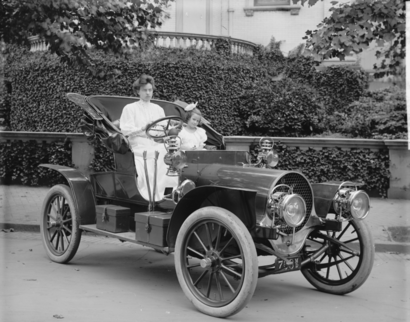
#> input picture docs/articulo/sample-franklin.png, 410 x 322 px; its folder holds only this picture in this run
$ python generate_clahe_figure.py --image ../docs/articulo/sample-franklin.png
#> lines starting #> are read from the running program, lines starting #| are printed output that depends on the picture
#> in main, original is the input picture: shape (322, 410); min 13, max 242, mean 105.4
### src/utils/degradation.py
"""
Módulo para simular problemas de visualización en radiografías.

Este módulo contiene funciones para degradar imágenes de manera controlada,
simulando problemas que ocurren naturalmente en la adquisición de radiografías
y que son aptos para ser corregidos con técnicas de mejora de contraste como CLAHE.

Tipos de degradación implementados:
- Bajo contraste: Compresión del rango dinámico
- Subexposición: Imagen oscurecida
- Sobreexposición: Imagen sobreiluminada
- Contraste local pobre: Pérdida de detalles finos
- Histograma sesgado: Distribución no uniforme de intensidades
"""

from typing import Tuple, Optional, Union, Dict, List
from enum import Enum
import numpy as np
from numpy.typing import NDArray
import cv2


class DegradationType(Enum):
    """Tipos de degradación disponibles."""
    LOW_CONTRAST = "low_contrast"
    UNDEREXPOSURE = "underexposure"
    OVEREXPOSURE = "overexposure"
    POOR_LOCAL_CONTRAST = "poor_local_contrast"
    SKEWED_HISTOGRAM = "skewed_histogram"


def apply_low_contrast(
    image: NDArray[np.uint8],
    factor: float = 0.5
) -> NDArray[np.uint8]:
    """
    Aplica degradación de bajo contraste comprimiendo el rango dinámico.

    Simula una imagen "lavada" o plana donde los detalles son difíciles
    de distinguir debido a la falta de diferencia entre tonos.

    Args:
        image: Imagen en escala de grises (uint8).
        factor: Factor de compresión (0.0-1.0). Menor = más degradación.
                0.5 significa que el rango se reduce a la mitad.

    Returns:
        Imagen degradada con bajo contraste.

    Examples:
        >>> img = cv2.imread('radiografia.png', cv2.IMREAD_GRAYSCALE)
        >>> degraded = apply_low_contrast(img, factor=0.4)
    """
#> called with factor = 0.45
    if factor <= 0 or factor > 1:
        raise ValueError(f"factor debe estar en (0, 1], pero es {factor}")

    # Convertir a float para operaciones
    img_float = image.astype(np.float64)

    # Calcular el centro del rango (hacia donde comprimir)
    center = 128.0

    # Comprimir hacia el centro
    result = center + (img_float - center) * factor
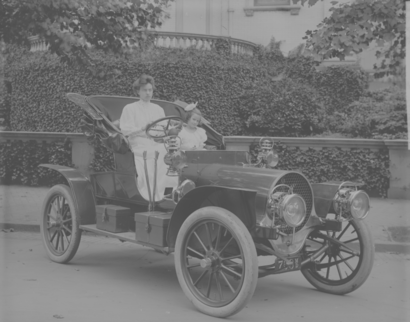
#> result: shape (322, 410) float64; min 76.25, max 179.3, mean 117.8

    return np.clip(result, 0, 255).astype(np.uint8)


# [344 lines left out: functions apply_underexposure, apply_overexposure, apply_poor_local_contrast, apply_skewed_histogram, apply_degradation, apply_random_degradation and 2 more, not called in this run]

### src/clahe/processor.py
"""
Procesador CLAHE (Contrast Limited Adaptive Histogram Equalization).

CLAHE es una técnica de mejora de contraste adaptativa que divide la imagen
en regiones y aplica ecualización de histograma con límite de contraste.
"""

from typing import Tuple, Optional, Union
import numpy as np
from numpy.typing import NDArray
import cv2


class CLAHEProcessor:
    """
    Procesador CLAHE para mejora de contraste en imágenes médicas.

    CLAHE mejora el contraste local de la imagen dividiendo en regiones
    (tiles) y aplicando ecualización de histograma con límite de contraste
    para evitar sobre-amplificación de ruido.

    Attributes:
        rx: Número de regiones en dirección horizontal.
        ry: Número de regiones en dirección vertical.
        clip_limit: Límite de contraste para recorte de histograma.
                   Valores típicos: 1.0 a 4.0.

    Examples:
        >>> import numpy as np
        >>> processor = CLAHEProcessor(rx=8, ry=8, clip_limit=2.0)
        >>> image = np.random.randint(0, 256, (512, 512), dtype=np.uint8)
        >>> enhanced = processor.process(image)
        >>> print(f"Imagen original: {image.shape}, mejorada: {enhanced.shape}")
    """

    def __init__(
        self,
        rx: int = 8,
        ry: int = 8,
        clip_limit: float = 2.0
    ):
        """
        Inicializa el procesador CLAHE.

        Args:
            rx: Número de tiles en dirección horizontal (columnas).
                Valores típicos: 2 a 16.
            ry: Número de tiles en dirección vertical (filas).
                Valores típicos: 2 a 16.
            clip_limit: Límite de contraste normalizado.
                       1.0 = sin límite, valores más altos = mayor contraste.
                       Valores típicos: 1.0 a 4.0.

        Raises:
            ValueError: Si los parámetros están fuera de rango válido.
        """
        if rx < 2 or rx > 64:
            raise ValueError(f"rx debe estar entre 2 y 64, pero es {rx}")

        if ry < 2 or ry > 64:
            raise ValueError(f"ry debe estar entre 2 y 64, pero es {ry}")

        if clip_limit < 1.0 or clip_limit > 10.0:
            raise ValueError(
                f"clip_limit debe estar entre 1.0 y 10.0, pero es {clip_limit}"
            )

        self.rx = int(rx)
        self.ry = int(ry)
        self.clip_limit = float(clip_limit)

        # Crear objeto CLAHE de OpenCV
        self._clahe = cv2.createCLAHE(
            clipLimit=self.clip_limit,
            tileGridSize=(self.rx, self.ry)
        )

    def process(self, image: NDArray[np.uint8]) -> NDArray[np.uint8]:
        """
        Aplica CLAHE a una imagen en escala de grises.

        Args:
            image: Imagen en escala de grises (2D) de tipo uint8.

        Returns:
            Imagen mejorada con el mismo tamaño y tipo que la entrada.

        Raises:
            ValueError: Si la imagen no es 2D o no es uint8.

        Examples:
            >>> import numpy as np
            >>> processor = CLAHEProcessor(rx=8, ry=8, clip_limit=2.0)
            >>> image = np.random.randint(50, 150, (256, 256), dtype=np.uint8)
            >>> enhanced = processor.process(image)
            >>> # La imagen mejorada tiene mejor contraste local
        """
        if image.ndim != 2:
            raise ValueError(
                f"La imagen debe ser 2D (escala de grises), "
                f"pero tiene {image.ndim} dimensiones"
            )

        if image.dtype != np.uint8:
            raise ValueError(
                f"La imagen debe ser de tipo uint8, pero es {image.dtype}"
            )

        # Aplicar CLAHE
        enhanced = self._clahe.apply(image)

        return enhanced

    # [187 lines left out: functions process_with_mask, update_parameters, get_parameters, get_parameter_ranges, get_default_parameters, __repr__ and 2 more, not called in this run]

### src/metrics/entropy.py
"""
Cálculo de la entropía de Shannon para imágenes.

La entropía mide la cantidad de información contenida en una imagen.
Una mayor entropía indica mayor cantidad de información y detalles.
"""

from typing import Union
import numpy as np
from numpy.typing import NDArray


def calculate_entropy(image: NDArray[np.uint8]) -> float:
    """
    Calcula la entropía de Shannon de una imagen.

    La entropía se calcula usando la fórmula:
    H = -Σ(p_i × log2(p_i))

    donde p_i es la probabilidad del i-ésimo nivel de gris.

    Args:
        image: Imagen en escala de grises como array de NumPy.
               Debe ser de tipo uint8 con valores entre 0 y 255.

    Returns:
        Valor de entropía en bits. Un valor más alto indica mayor
        cantidad de información en la imagen.

    Raises:
        ValueError: Si la imagen no es 2D o no tiene el tipo correcto.

    Examples:
        >>> import numpy as np
        >>> # Imagen uniforme (baja entropía)
        >>> uniform_img = np.ones((100, 100), dtype=np.uint8) * 128
        >>> entropy_uniform = calculate_entropy(uniform_img)
        >>> print(f"Entropía uniforme: {entropy_uniform:.4f}")

        >>> # Imagen con ruido (alta entropía)
        >>> noise_img = np.random.randint(0, 256, (100, 100), dtype=np.uint8)
        >>> entropy_noise = calculate_entropy(noise_img)
        >>> print(f"Entropía con ruido: {entropy_noise:.4f}")
    """
    if image.ndim != 2:
        raise ValueError(f"La imagen debe ser 2D, pero tiene {image.ndim} dimensiones")

    if image.dtype != np.uint8:
        raise ValueError(f"La imagen debe ser de tipo uint8, pero es {image.dtype}")

    # Calcular histograma normalizado (probabilidades)
    histogram, _ = np.histogram(image, bins=256, range=(0, 256))

    # Normalizar el histograma para obtener probabilidades
    histogram = histogram.astype(np.float64)
    histogram = histogram / histogram.sum()

    # Eliminar bins con probabilidad cero (log de cero no está definido)
    histogram = histogram[histogram > 0]

    # Calcular entropía: H = -Σ(p_i × log2(p_i))
    entropy = -np.sum(histogram * np.log2(histogram))

    return float(entropy)


# [72 lines left out: functions calculate_entropy_normalized, calculate_local_entropy, not called in this run]

### scripts/generate_clahe_figure.py
"""
Genera la figura comparativa de mejora de contraste del Capítulo 2:
imagen de entrada (bajo contraste) vs. HE global vs. CLAHE, con sus
histogramas y entropías. Sobre el panel CLAHE se superpone la grilla
de regiones contextuales (R_x x R_y).

Salidas:
  docs/libro/Figures/capitulo2/clahe_comparacion.pdf
  docs/libro/Figures/capitulo2/clahe_comparacion.png

Uso:
    python scripts/generate_clahe_figure.py [--image data/original/114.jpg]
"""

import sys
import argparse
from pathlib import Path

PROJECT_ROOT = str(Path(__file__).parent.parent)
sys.path.insert(0, PROJECT_ROOT)

import numpy as np
import cv2
import matplotlib
matplotlib.use('Agg')
import matplotlib.pyplot as plt

from src.clahe.processor import CLAHEProcessor
from src.utils.degradation import apply_low_contrast
from src.metrics.entropy import calculate_entropy

COL_HIST = '#20606e'
COL_GRID = '#c8a415'

RX, RY, CLIP = 8, 8, 2.0


def main():
    parser = argparse.ArgumentParser(description='Figura HE vs CLAHE (Cap. 2)')
    parser.add_argument('--image', default='data/original/114.jpg')
    args = parser.parse_args()

    original = cv2.imread(args.image, cv2.IMREAD_GRAYSCALE)
    if original is None:
        raise FileNotFoundError(f"No se pudo cargar {args.image}")

    # Entrada con bajo contraste (escenario del problema)
    entrada = apply_low_contrast(original, factor=0.45)

    # Mejoras: HE global y CLAHE
    he = cv2.equalizeHist(entrada)
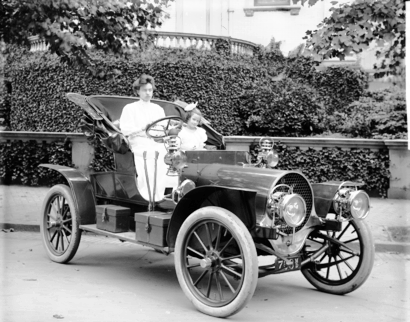
#> he: shape (322, 410); min 0, max 255, mean 129.1
    clahe = CLAHEProcessor(rx=RX, ry=RY, clip_limit=CLIP).process(entrada)
#> in process, `enhanced = self._clahe.apply(image)`:
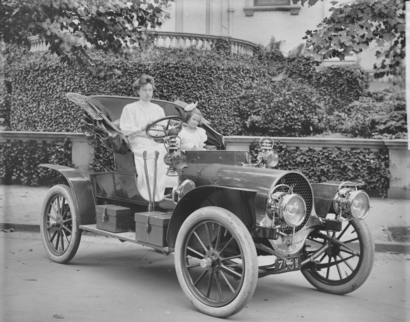
#> enhanced: shape (322, 410); min 34, max 227, mean 123.9

    paneles = [
        ('Entrada (bajo contraste)', entrada, False),
        ('HE (ecualización global)', he, False),
        (f'CLAHE ($R_x = R_y = {RX}$, $C = {CLIP}$)', clahe, True),
    ]

    # La altura de la figura se ajusta a la relación de aspecto real de la
    # ortopantomografía (~2.9:1) para que no queden huecos entre filas
    fig, axes = plt.subplots(2, 3, figsize=(11.5, 3.0),
                             gridspec_kw={'height_ratios': [1.15, 0.85],
                                          'hspace': 0.35, 'wspace': 0.12})

    for col, (titulo, img, con_grilla) in enumerate(paneles):
        # Fila superior: imagen
        ax = axes[0, col]
        ax.imshow(img, cmap='gray', vmin=0, vmax=255, aspect='auto')
        ax.set_title(titulo, fontsize=10.5)
        ax.set_xticks([]); ax.set_yticks([])

        # Grilla de regiones contextuales sobre el panel CLAHE
        if con_grilla:
            h, w = img.shape
            for i in range(1, RX):
                ax.axvline(w * i / RX, color=COL_GRID, lw=0.7, alpha=0.8)
            for j in range(1, RY):
                ax.axhline(h * j / RY, color=COL_GRID, lw=0.7, alpha=0.8)
            ax.text(0.02, 0.04, f'{RX}×{RY} regiones contextuales',
                    transform=ax.transAxes, fontsize=8, color=COL_GRID,
                    bbox=dict(boxstyle='round,pad=0.25', fc='black', alpha=0.55))

        # Fila inferior: histograma + entropía
        axh = axes[1, col]
        axh.hist(img.ravel(), bins=256, range=(0, 255), color=COL_HIST)
        axh.set_xlim(0, 255)
        axh.set_yticks([])
        axh.tick_params(labelsize=7)
        axh.set_xlabel('Nivel de gris', fontsize=8)
        if col == 0:
            axh.set_ylabel('Frecuencia', fontsize=8)
        H = calculate_entropy(img)
        axh.text(0.97, 0.88, f'$H = {H:.3f}$ bits', transform=axh.transAxes,
                 ha='right', va='top', fontsize=9)
#> this loop made 3 passes
#> (titulo, con_grilla, h, w, entropy in calculate_entropy, H) on pass 3: ('CLAHE ($R_x = R_y = 8$, $C = 2.0$)', True, 322, 410, 7.43, 7.43)

    out_dir = Path(PROJECT_ROOT) / 'docs' / 'libro' / 'Figures' / 'capitulo2'
    out_dir.mkdir(parents=True, exist_ok=True)
    fig.savefig(out_dir / 'clahe_comparacion.pdf', bbox_inches='tight')
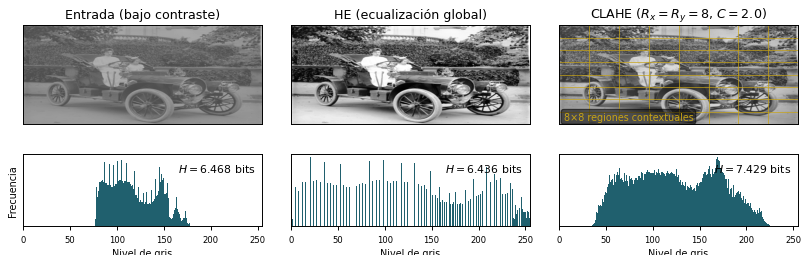
#> figure drawn by matplotlib, 6 panels
    fig.savefig(out_dir / 'clahe_comparacion.png', dpi=200, bbox_inches='tight')
    plt.close(fig)
    print(f"Figura generada en {out_dir}")


if __name__ == '__main__':
    main()

$ run again, on docs/evaluacion/screening/hojas_contacto/hoja_01.png
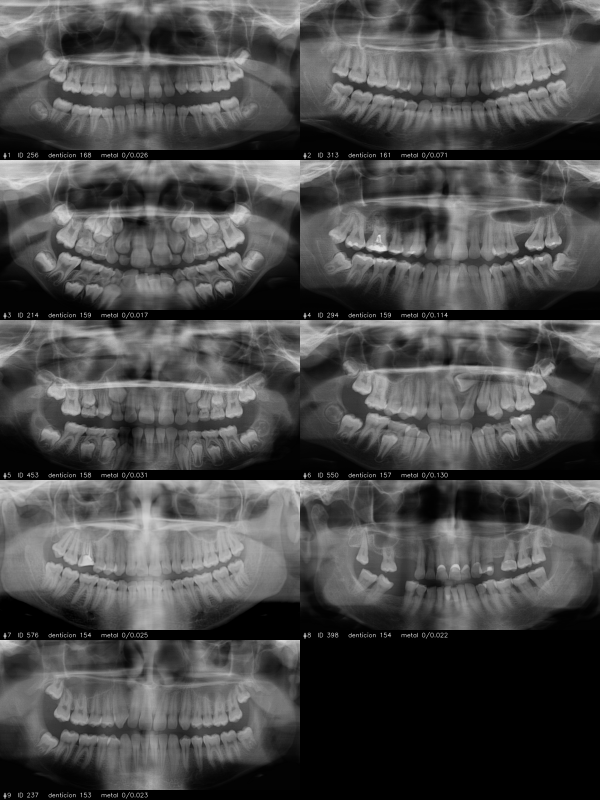
#> input picture docs/evaluacion/screening/hojas_contacto/hoja_01.png, 1800 x 2400 px (shown at 1/3 size)
#> in main, original is the input picture: shape (2400, 1800); min 0, max 255, mean 75
#> in main, `he = cv2.equalizeHist(entrada)`:
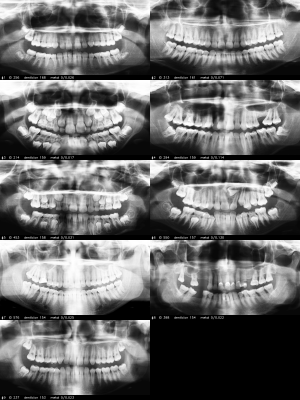
#> he: shape (2400, 1800) (shown at 1/6 size); min 0, max 255, mean 108.9
#> in process, `enhanced = self._clahe.apply(image)`:
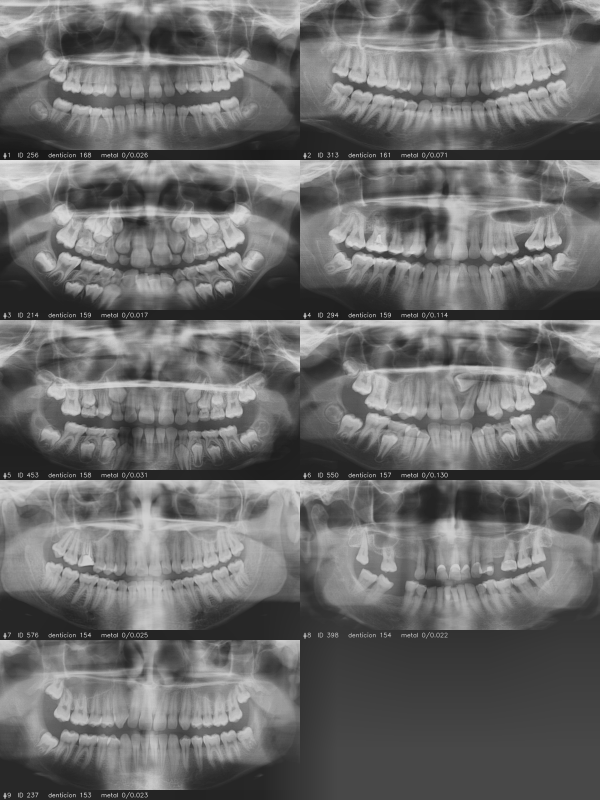
#> enhanced: shape (2400, 1800) (shown at 1/3 size); min 24, max 233, mean 107.7
#> the loop in main, `for col, (titulo, img, con_grilla) in enumerate(paneles):` made 3 passes
#> (titulo, con_grilla, h, w, entropy in calculate_entropy, H) on pass 3: ('CLAHE ($R_x = R_y = 8$, $C = 2.0$)', True, 2400, 1800, 7.4, 7.4)

$ run again, on docs/evaluacion/screening/hojas_contacto/hoja_02.png
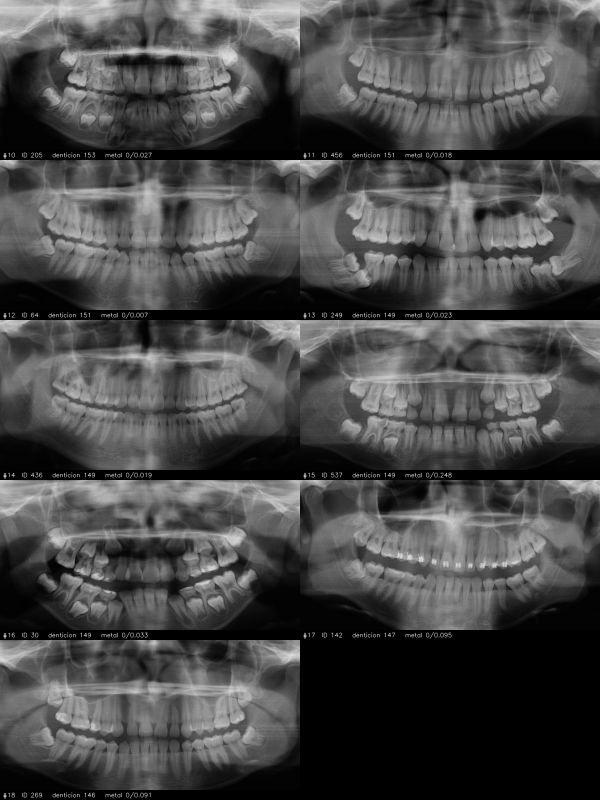
#> input picture docs/evaluacion/screening/hojas_contacto/hoja_02.png, 1800 x 2400 px (shown at 1/3 size)
#> in main, original is the input picture: shape (2400, 1800); min 0, max 255, mean 72.4
#> in main, `he = cv2.equalizeHist(entrada)`:
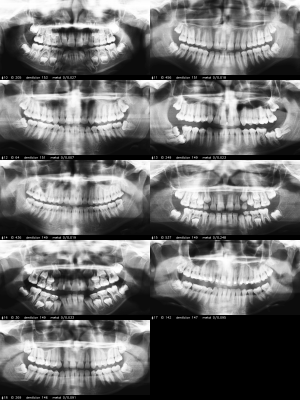
#> he: shape (2400, 1800) (shown at 1/6 size); min 0, max 255, mean 109.9
#> in process, `enhanced = self._clahe.apply(image)`:
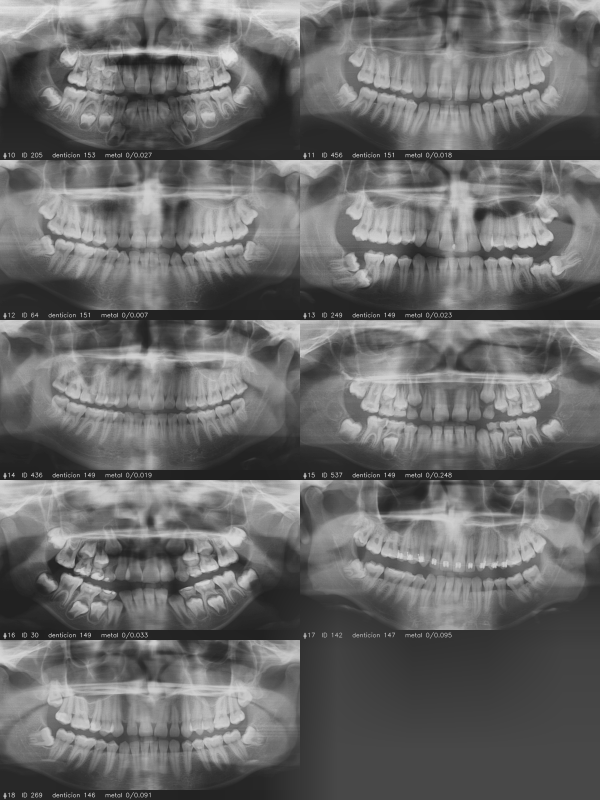
#> enhanced: shape (2400, 1800) (shown at 1/3 size); min 26, max 230, mean 105.9
#> the loop in main, `for col, (titulo, img, con_grilla) in enumerate(paneles):` made 3 passes
#> (titulo, con_grilla, h, w, entropy in calculate_entropy, H) on pass 3: ('CLAHE ($R_x = R_y = 8$, $C = 2.0$)', True, 2400, 1800, 7.36, 7.36)
